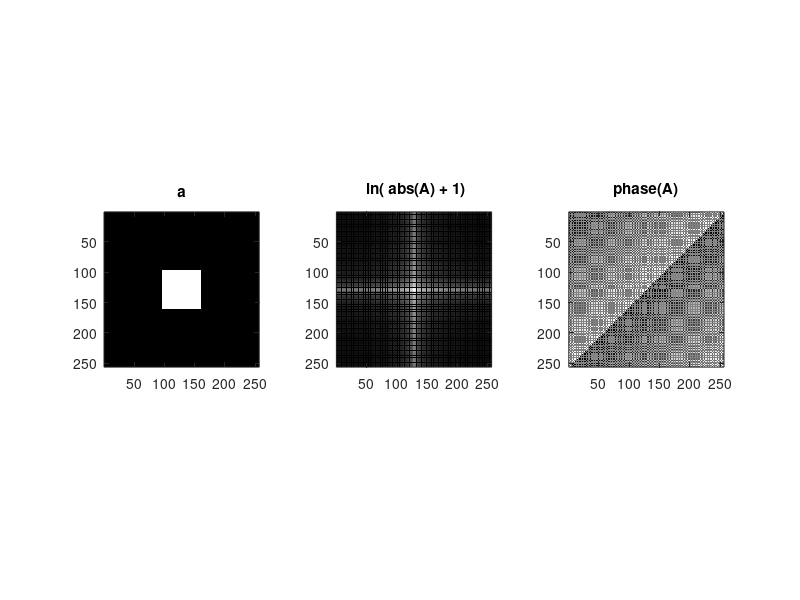
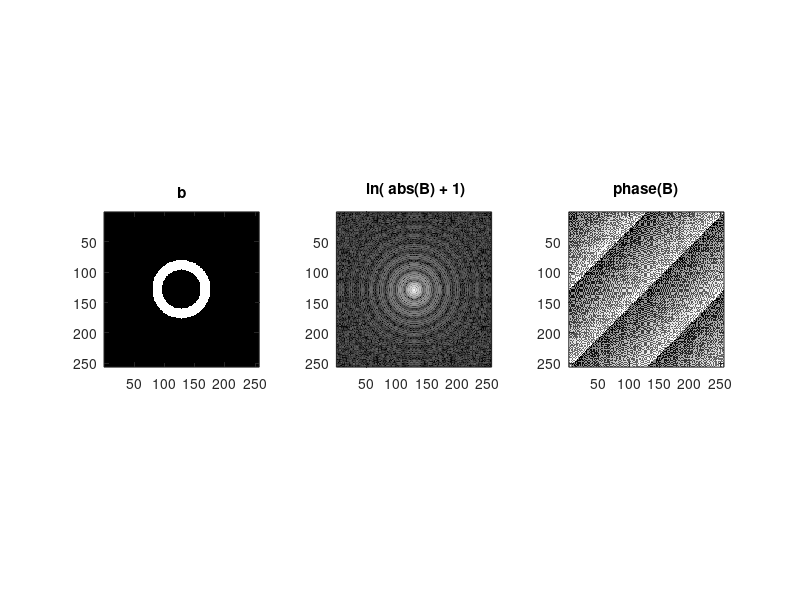
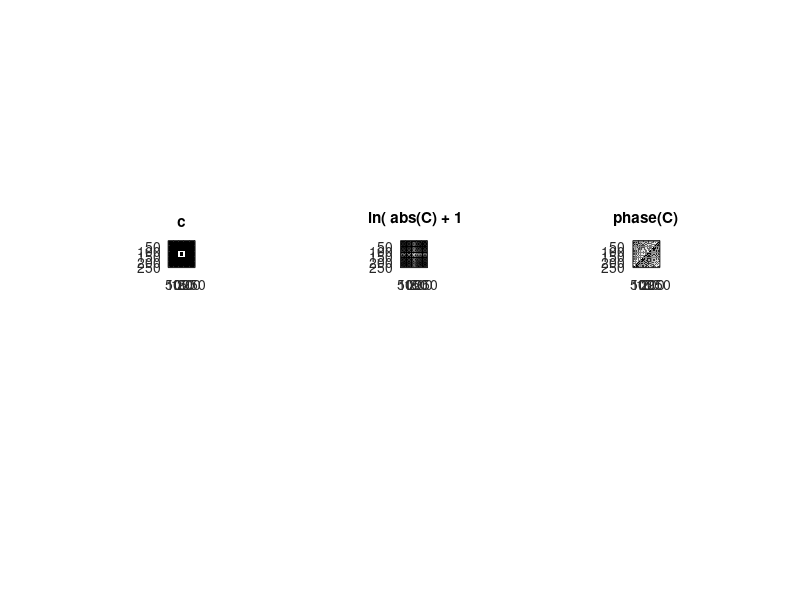
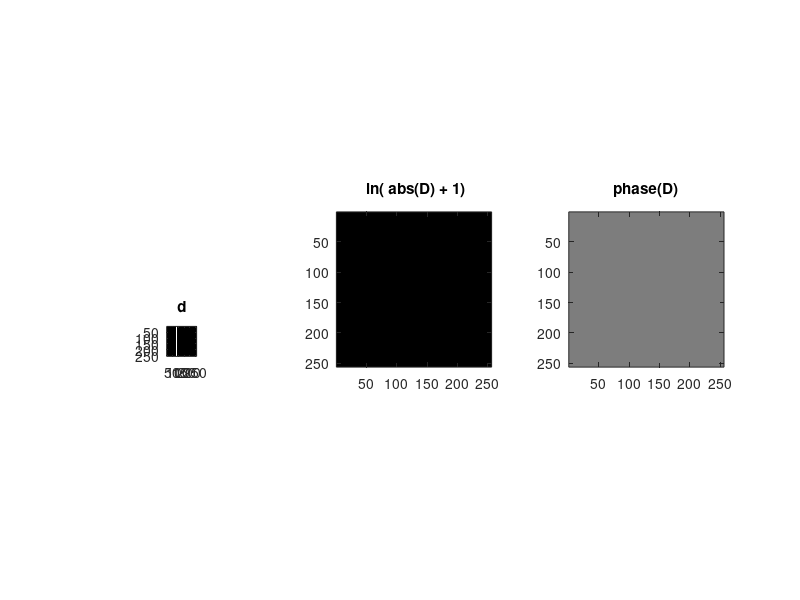

MATLAB code for these plots, in order:
%% Part 1: Make shapes
% box
figure
a = zeros(256,256);
a(size(a,1)*3/8+1 : size(a,1)*5/8, size(a,2)*3/8+1 : size(a,2)*5/8) = 1;
subplot(1,3,1)
imagesc(a)
colormap(gray); axis image
title('a')
A= fft2(a);
Aprime = fftshift(A);
Mag = abs(Aprime);
Ph = angle(Aprime);
subplot(1,3,2)
imagesc(log(Mag+1))
colormap(gray); axis image
title(' ln( abs(A) + 1)');
subplot(1,3,3)
imagesc(Ph)
colormap(gray); axis image
title(' phase(A) ');

% circle
figure
[rr, cc] = meshgrid(1:256);
b1 = sqrt((rr-128).^2+(cc-128).^2)<=32;
b2 = sqrt((rr-128).^2+(cc-128).^2)<=48;
b = b2-b1;
subplot(1,3,1)
imagesc(b)
colormap(gray); axis image
title('b')
B= fft2(b);
Bprime = fftshift(B);
Mag = abs(Bprime);
Ph = angle(Bprime);
subplot(1,3,2)
imagesc(log(Mag+1))
colormap(gray); axis image
title(' ln( abs(B) + 1)');
subplot(1,3,3)
imagesc(Ph)
colormap(gray); axis image
title(' phase(B) ');

% hollow box
figure
c = zeros(256,256);
c(size(a,1)*3/8+1 : size(a,1)*5/8, size(a,2)*3/8+1 : size(a,2)*5/8) = 1;
c(size(a,1)*3.5/8+1 : size(a,1)*4.5/8, size(a,2)*3.5/8+1 : size(a,2)*4.5/8) = 0;
subplot(6,3,7)
imagesc(c)
colormap(gray); axis image
title('c')
C= fft2(c);
Cprime = fftshift(C);
Mag = abs(Cprime);
Ph = angle(Cprime);
subplot(6,3,8)
imagesc(log(Mag+1))
colormap(gray); axis image
title(' ln( abs(C) + 1');
subplot(6,3,9)
imagesc(Ph)
colormap(gray); axis image
title(' phase(C) ');

% lines
figure
d = zeros(256, 256);
d(:,82:86) = 1;
d(:,164:168) = 1;
subplot(6,3,10)
imagesc(d)
colormap(gray); axis image
title('d')
D= fft2(d);
Dprime = fftshift(D);
Mag = abs(Dprime);
Ph = angle(Dprime);
subplot(1,3,2)
imagesc(log(Mag+1))
colormap(gray); axis image
title(' ln( abs(D) + 1)');
subplot(1,3,3)
imagesc(Ph)
colormap(gray); axis image
title(' phase(D) ');

% dots
figure
e = zeros(256, 256);
e(127:128,84:85) = 1;
e(127:128,168:169) = 1;
subplot(1,3,1)
imagesc(e)
colormap(gray); axis image
title('e')
E= fft2(e);
Eprime = fftshift(E);
Mag = abs(Eprime);
Ph = angle(Eprime);
subplot(1,3,2)
imagesc(log(Mag+1))
colormap(gray); axis image
title(' ln( abs(E) + 1)');
subplot(1,3,3)
imagesc(Ph)
colormap(gray); axis image
title(' phase(E) ');

% checkerboard
figure
f1 = sin((1:256)./2);
f2 = cos((1:256)./2);
[f4, f3] = meshgrid(f1, f2);
subplot(1,3,1)
f = f3+f4;
imagesc(f)
colormap(gray); axis image
title('f')
F= fft2(f);
Fprime = fftshift(F);
Mag = abs(Fprime);
Ph = angle(Fprime);
subplot(1,3,2)
imagesc(log(Mag+1))
colormap(gray); axis image
title(' ln( abs(F) + 1)');
subplot(1,3,3)
imagesc(Ph)
colormap(gray); axis image
title(' phase(F) ');
